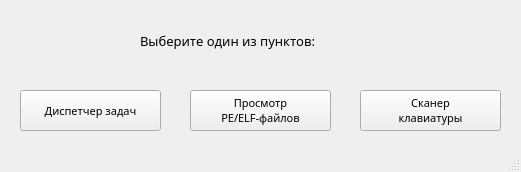
<?xml version="1.0" encoding="UTF-8"?>
<ui version="4.0">
 <class>MainWindow</class>
 <widget class="QMainWindow" name="MainWindow">
  <property name="geometry">
   <rect>
    <x>0</x>
    <y>0</y>
    <width>521</width>
    <height>172</height>
   </rect>
  </property>
  <property name="windowTitle">
   <string>Главное окно</string>
  </property>
  <widget class="QWidget" name="centralwidget">
   <widget class="QPushButton" name="taskViewer_button">
    <property name="geometry">
     <rect>
      <x>20</x>
      <y>90</y>
      <width>141</width>
      <height>41</height>
     </rect>
    </property>
    <property name="font">
     <font>
      <family>ObelixPro</family>
      <pointsize>8</pointsize>
     </font>
    </property>
    <property name="text">
     <string>Диспетчер задач</string>
    </property>
   </widget>
   <widget class="QPushButton" name="keyScaner_button">
    <property name="geometry">
     <rect>
      <x>360</x>
      <y>90</y>
      <width>141</width>
      <height>41</height>
     </rect>
    </property>
    <property name="font">
     <font>
      <family>ObelixPro</family>
      <pointsize>8</pointsize>
     </font>
    </property>
    <property name="text">
     <string>Сканер 
клавиатуры</string>
    </property>
   </widget>
   <widget class="QPushButton" name="peFiles_button">
    <property name="geometry">
     <rect>
      <x>190</x>
      <y>90</y>
      <width>141</width>
      <height>41</height>
     </rect>
    </property>
    <property name="font">
     <font>
      <family>ObelixPro</family>
      <pointsize>8</pointsize>
     </font>
    </property>
    <property name="text">
     <string>Просмотр 
PE/ELF-файлов</string>
    </property>
   </widget>
   <widget class="QLabel" name="label">
    <property name="geometry">
     <rect>
      <x>140</x>
      <y>20</y>
      <width>241</width>
      <height>41</height>
     </rect>
    </property>
    <property name="font">
     <font>
      <family>ObelixPro</family>
      <pointsize>10</pointsize>
     </font>
    </property>
    <property name="text">
     <string>Выберите один из пунктов:</string>
    </property>
   </widget>
  </widget>
  <widget class="QMenuBar" name="menubar">
   <property name="geometry">
    <rect>
     <x>0</x>
     <y>0</y>
     <width>521</width>
     <height>21</height>
    </rect>
   </property>
  </widget>
  <widget class="QStatusBar" name="statusbar"/>
 </widget>
 <resources/>
 <connections/>
</ui>
